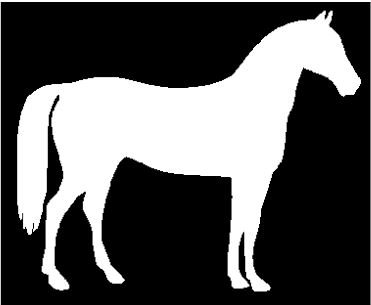
#> input picture horse.JPG, 371 x 305 px, found by its file name
$ python 31.BoundaryExtraction.py
#> lines starting #> are read from the running program, lines starting #| are printed output that depends on the picture

import cv2
import numpy as np

img=cv2.imread('horse.jpg',0)
#> img is the input picture: shape (305, 371); min 0, max 255, mean 87
kernel=np.ones((5,5))

img_erosion=cv2.erode(img,kernel,iterations=1)
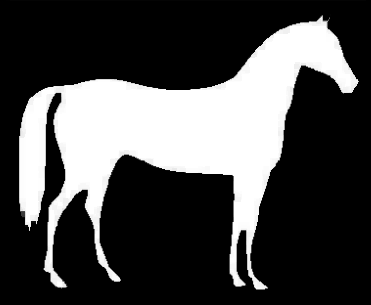
#> img_erosion: shape (305, 371); min 0, max 255, mean 73

bound_img = img - img_erosion
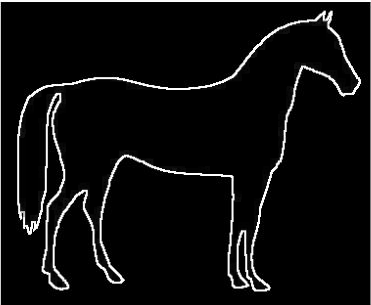
#> bound_img: shape (305, 371); min 0, max 255, mean 14

cv2.imshow('input',img)
cv2.imshow('Boundry_Extraction',bound_img)
cv2.waitKey(0)

$ run again, with Chessboard.JPG copied over horse.JPG
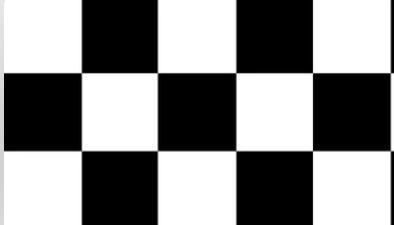
#> input picture Chessboard.JPG, 394 x 225 px, found by its file name
#> img is the input picture: shape (225, 394); min 0, max 255, mean 136.2
#> `img_erosion=cv2.erode(img,kernel,iterations=1)`:
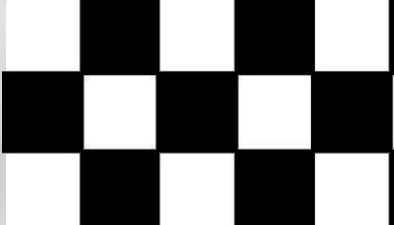
#> img_erosion: shape (225, 394); min 0, max 255, mean 124.9
#> `bound_img = img - img_erosion`:
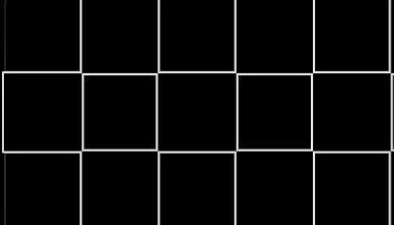
#> bound_img: shape (225, 394); min 0, max 249, mean 11.3

$ run again, with cosine.JPG copied over horse.JPG
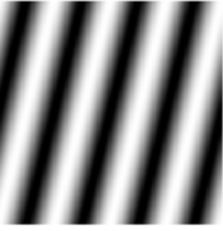
#> input picture cosine.JPG, 223 x 231 px, found by its file name
#> img is the input picture: shape (231, 223); min 0, max 255, mean 139.2
#> `img_erosion=cv2.erode(img,kernel,iterations=1)`:
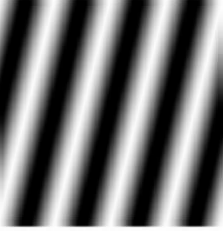
#> img_erosion: shape (231, 223); min 0, max 255, mean 115.5
#> `bound_img = img - img_erosion`:
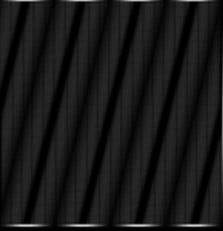
#> bound_img: shape (231, 223); min 0, max 212, mean 23.7
